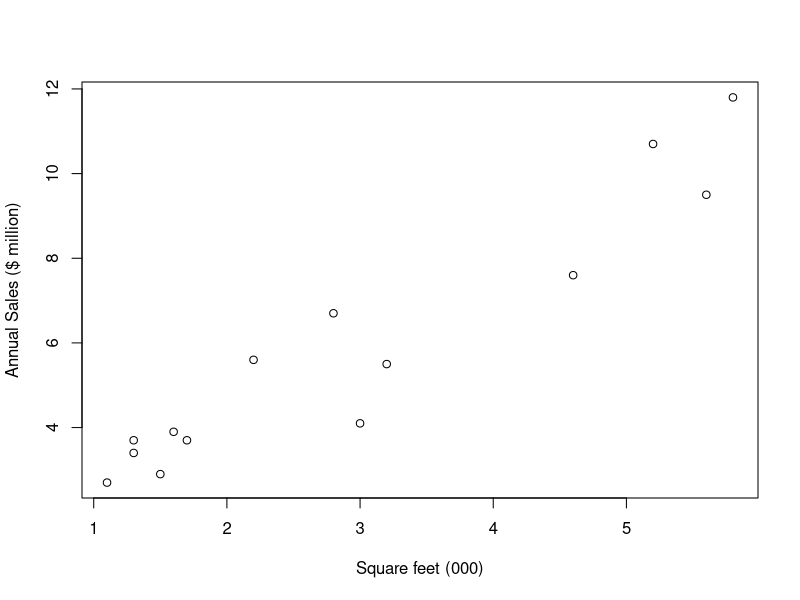
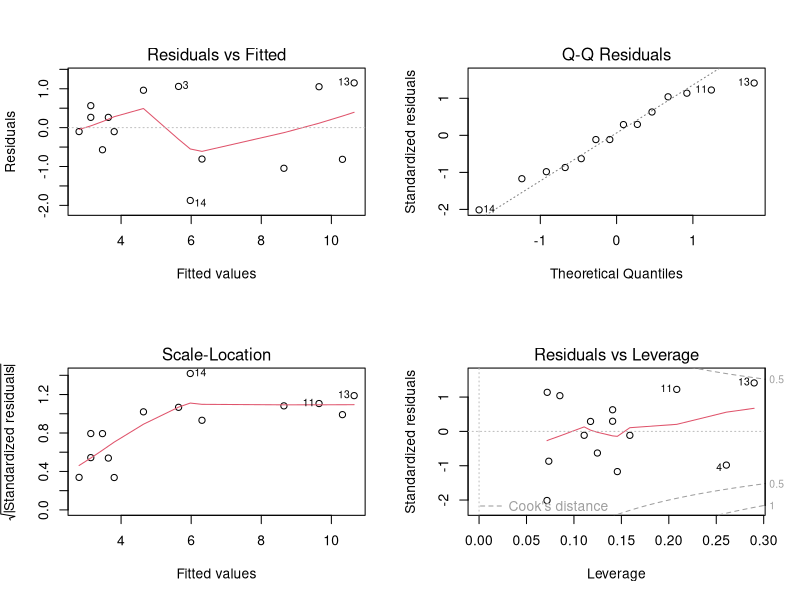
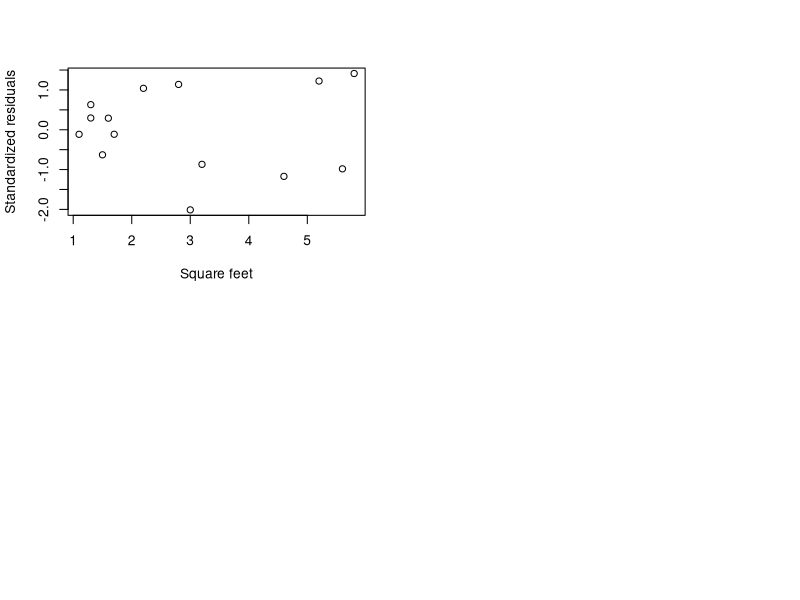

Source code (R) for these figures, in order:
# Importing data
site <- read.table("site.txt", header=T)

# Plotting the data
plot(site$Square_Feet, site$Annual_Sales,
     xlab="Square feet (000)", ylab="Annual Sales ($ million)")

# Regression line
site.lm <- lm(Annual_Sales ~ Square_Feet, data = site)
summary(site.lm)

# Assessing the assumptions
par(mfrow = c(2,2))
plot(site.lm)

# Standardized residuals vs explnatory variable
sres <- rstandard(site.lm)
plot(site$Square_Feet, sres, 
     xlab="Square feet", ylab="Standardized residuals")
